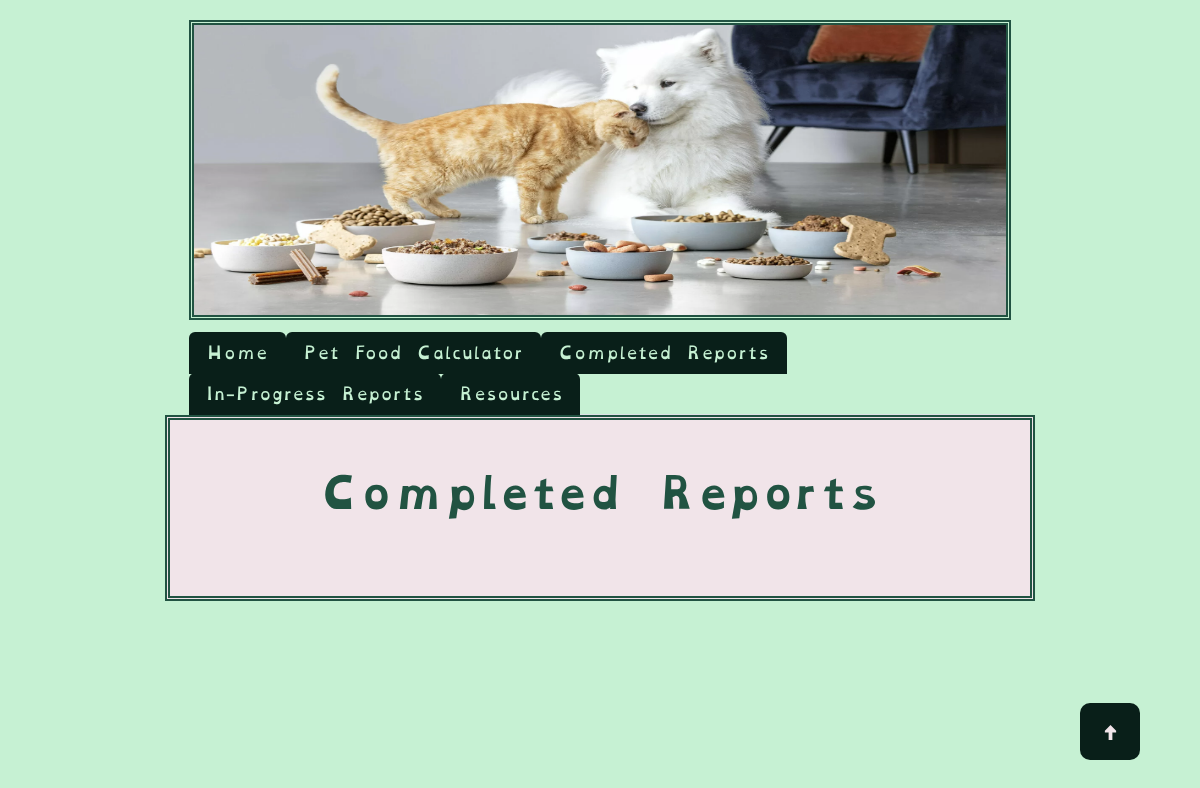
The page /finished_reports (signed in) on the database as committed earlier.
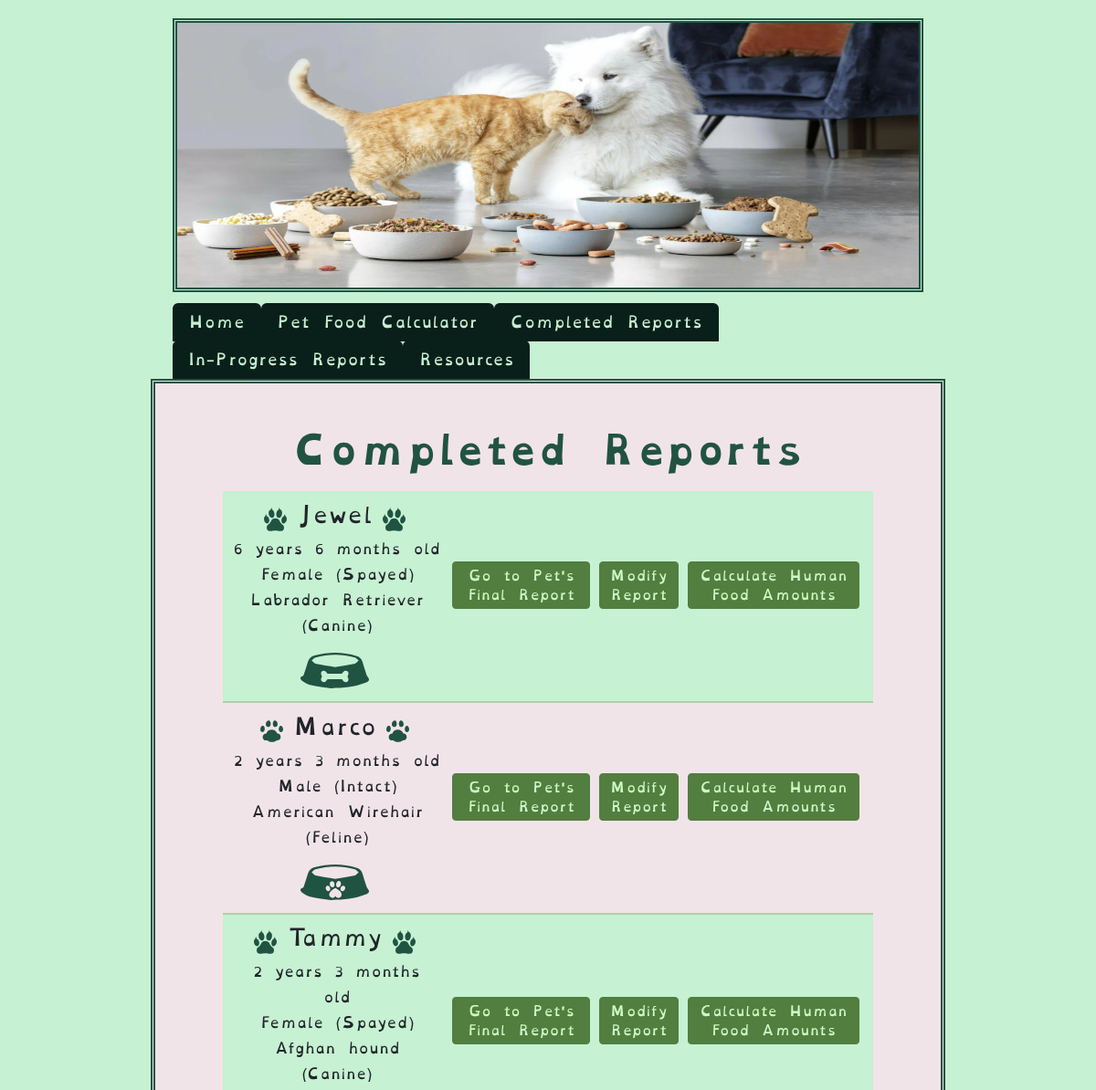
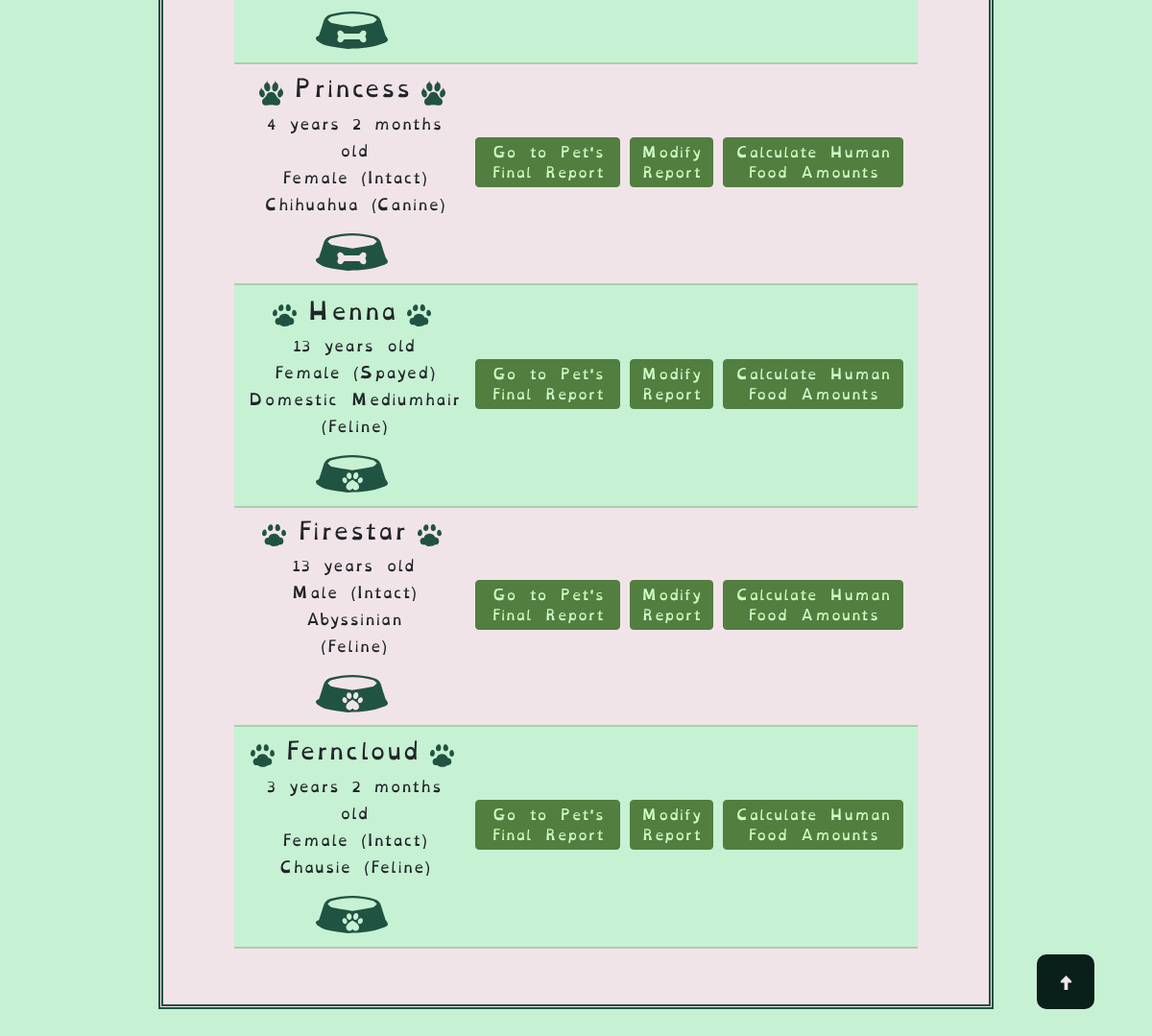
The same page on the database as committed later (2 pictures, top to bottom).
### tables this page shows
CREATE TABLE "pets" (
	"pet_id"	INTEGER UNIQUE,
	"owner_id"	INTEGER,
	"name"	VARCHAR(25) NOT NULL,
	"age_in_years"	INTEGER,
	"age_in_months"	INTEGER,
	"species"	VARCHAR(10) NOT NULL,
	"breed"	VARCHAR(25),
	"canine_breed_id"	INTEGER,
	"feline_breed_id"	INTEGER,
	"sex"	INTEGER,
	"bcs"	INTEGER,
	"weight"	FLOAT,
	"units"	VARCHAR(5),
	"converted_weight"	FLOAT,
	"converted_weight_units"	VARCHAR(5),
	"body_fat_percentage"	VARCHAR(5),
	"ideal_weight_lbs"	FLOAT,
	"ideal_weight_kgs"	FLOAT,
	"is_pediatric"	BOOL,
	"is_pregnant"	BOOL,
	"weeks_gestating"	INTEGER,
	"is_nursing"	BOOL,
	"litter_size"	INTEGER,
	"weeks_nursing"	INTEGER,
	"activity_level"	INTEGER,
	"rer"	FLOAT,
	"canine_der_factor_id"	INTEGER,
	"feline_der_factor_id"	INTEGER,
	"der"	FLOAT,
	"der_modifier"	FLOAT,
	"meals_per_day"	FLOAT,
	"current_food_kcal"	FLOAT,
	"current_food_form"	INTEGER,
	"second_food_kcal" FLOAT,
	"second_food_form" INTEGER,
	"sensitive_stomach" INTEGER,
	"food_transition" INTEGER,
	"transition_length" INTEGER,
	"rec_treat_kcal_per_day"	INTEGER,
	"current_food_amt_rec"	VARCHAR(15),
	"current_food_amt_per_meal"	VARCHAR(15),
	"date_of_first_report"	DATETIME,
	"most_recent_report_date"	DATETIME,
	PRIMARY KEY("pet_id" AUTOINCREMENT),
	FOREIGN KEY("owner_id") REFERENCES "users"("id"),
	FOREIGN KEY("canine_breed_id") REFERENCES "dog_breeds"("BreedID"),
	FOREIGN KEY("canine_der_factor_id") REFERENCES "canine_der_factors"("factor_id"),
	FOREIGN KEY("feline_breed_id") REFERENCES "cat_breeds"("BreedID"),
	FOREIGN KEY("feline_der_factor_id") REFERENCES "feline_der_factors"("factor_id"),
	FOREIGN KEY("sex") REFERENCES "reproductive_statuses"("sex_id"),
	FOREIGN KEY("activity_level") REFERENCES "activity_levels"("activity_id"),
	FOREIGN KEY("current_food_form") REFERENCES "food_forms"("form_id"),
	FOREIGN KEY("second_food_form") REFERENCES "food_forms"("form_id")
);

### main.py (the view)
@app.route("/finished_reports", methods=["GET", "POST"])
@login_required
def finished_reports():
    try:
        fi = FindInfo(session["user_id"])
        pet_list = fi.find_all_user_pets(session["user_id"])
    except Exception as e:
        flash(f"Unable to find pet list. Exception: {e}")
        return render_template("finished_reports.html")
    return render_template("finished_reports.html", pet_list=pet_list)

### find_info.py (called while the page is built)
    def pet_data_dictionary(self, user_id, pet_id) -> dict:
        if pet_id != 0 and user_id != 0:
            self.pet_data = db.execute(
                "SELECT * FROM pets WHERE owner_id = :user_id AND pet_id = :pet_id",
                user_id=user_id, pet_id=pet_id
            )
            if self.pet_data == None:
                print("The pet hasn't been added yet.")
        return self.pet_data

    def find_all_user_pets(self, user_id) -> dict:
        if user_id != None or user_id != 0:
            try:
                pet_list = db.execute(
                    "SELECT * FROM pets WHERE owner_id = :user",
                    user=user_id
                )
            except Exception as e:
                flash(f"Couldn't find pet list. Exception: {e}")
        return pet_list

### helpers.py (called while the page is built)
def login_required(f):
    @wraps(f)
    def decorated_funtion(*args, **kwargs):
        if session.get("user_id") == None:
            return redirect(url_for("login"))
        return f(*args, **kwargs)
    return decorated_funtion

### templates/finished_reports.html (shortened to what this page needs)
{% extends 'base.html' %}
{% block content %}
    <h1>Completed Reports</h1>
    <div class="row">
        {% if pet_list and pet_list.date_of_first_report != None %}
            <table class="final_report_table">
                <tbody>
                    {% for pet in pet_list %}
                        {% if pet.date_of_first_report != None %}
                            <tr class="table_info {% if loop.index0 % 2 == 0 %}even-row{% else %}odd-row{% endif %}">
                                <td class="pet_table_info">
                                    <div class="signalment_info">
                                        <div class="name_and_paws">
                                            {% if pet.species == "Canine" %}
                                                <img src="{{ url_for('static', filename='assets/svg/dogs/dog_paw.svg') }}" alt="A dog's pawprint" class="fr_paw">
                                            {% elif pet.species == "Feline" %}
                                                <img src="{{ url_for('static', filename='assets/svg/cats/cat_paw.svg') }}" alt="A cat's pawprint" class="fr_paw">
                                            {% endif %}
                                            <h4>{{ pet.name }}</h4>
                                            {% if pet.species == "Canine" %}
                                                <img src="{{ url_for('static', filename='assets/svg/dogs/dog_paw.svg') }}" alt="A dog's pawprint" class="fr_paw">
                                            {% elif pet.species == "Feline" %}
                                                <img src="{{ url_for('static', filename='assets/svg/cats/cat_paw.svg') }}" alt="A cat's pawprint" class="fr_paw">
                                            {% endif %}
                                            </div>
                                            <div class="sig_fr">
                                                {% if pet.age_in_years == 0 and pet.age_in_months == 1 %}
                                                    {{ pet.age_in_months }} month old
                                                {% elif pet.age_in_years == 0 and pet.age_in_months > 1 %}
                                                    {{ pet.age_in_months }} months old
                                                {% elif pet.age_in_years == 1 and pet.age_in_months == 0 %}
                                                    {{ pet.age_in_years }} year old
                                                {% elif pet.age_in_years == 1 and pet.age_in_months == 1 %}
                                                    {{ pet.age_in_years }} year {{ pet.age_in_months }} month old
                                                {% elif pet.age_in_years == 1 and pet.age_in_months > 1 %}
                                                    {{ pet.age_in_years }} year {{ pet.age_in_months }} months old
                                                {% elif pet.age_in_years > 1 and pet.age_in_months == 0 %}
                                                    {{ pet.age_in_years }} years old
                                                {% elif pet.age_in_years > 1 and pet.age_in_months == 1 %}
                                                    {{ pet.age_in_years }} years {{ pet.age_in_months }} month old
                                                {% elif pet.age_in_years > 1 and pet.age_in_months > 1 %}
                                                    {{ pet.age_in_years }} years {{ pet.age_in_months }} months old
                                                {% endif %}
                                                <div class="sig_sex">
                                                    {% if pet.sex == 1 %}
                                                        Female (Intact)
                                                    {% elif pet.sex == 2 %}
                                                        Female (Spayed)
                                                    {% elif pet.sex == 3 %}
                                                        Male (Intact)
                                                    {% elif pet.sex == 4 %}
                                                        Male (Neutered)
                                                    {% endif %}
                                                </div>
                                                {{ pet.breed }} ({{ pet.species }})
                                            </div>
                                            {% if pet.species == "Feline" %}
                                                <img src="{{ url_for('static', filename='assets/svg/food_bowl.svg') }}" alt="A bowl with a pawprint" class="fr_bowl">
                                            {% elif pet.species == "Canine" %}
                                                <img src="{{ url_for('static', filename='assets/svg/dog_food_bowl.svg') }}" alt="A bowl with a bone" class="fr_bowl">
                                            {% endif %}
                                        </div>
                                    </div>
                                </td>
                                <td class="button_table_info">
                                    <div class="button-container-fr">
                                        <a href="{{ url_for('completed_report', pet_id=pet.pet_id) }}">
                                            <button type="button" class="btn btn-secondary btn-sm">Go to Pet's Final Report</button>
                                        </a>
                                        <a href="{{ url_for('edit_info', pet_id=pet.pet_id) }}">
                                            <button type="button" class="btn btn-secondary btn-sm">Modify Report</button>
                                        </a>
                                        <a href="{{ url_for('human_foods.search_human_foods', pet_id=pet.pet_id) }}">
                                            <button type="button" class="btn btn-secondary btn-sm">Calculate Human Food Amounts</button>
                                        </a>
                                    </div>
                                </td>
                            </tr>
                        {% endif %}
                    {% endfor %}
                </tbody>
            </table>
        {% endif %}
        <button onclick="scrollToTop()" id="top" title="Go to Top">
            <img src="{{ url_for('static', filename='assets/svg/arrow.svg') }}" class="arrow" alt="^"/>
        </button>
    </div>
{% endblock %}

### templates/base.html (shortened to what this page needs)
<!DOCTYPE html>
<html lang="en">
  <head>
    {% block styles %}
    <link href="https://cdn.jsdelivr.net/npm/bootstrap@5.3.3/dist/css/bootstrap.min.css" rel="stylesheet">
    <link
      href="{{ url_for('static', filename='css/styles.css') }}"
      rel="stylesheet"
    />
    {% endblock %}
    <img class="header-img" alt="a cat and dog nuzzling amongst several different bowls of food" src="/static/assets/img/dog-cat.png">
    {% if session["user_id"] %}
    <nav id="navbar">
      <ul class="nav nav-tabs" id="tabList" role="tablist">
        <li><a class="nav-link" id="nav-home-tab" href="{{ url_for('home') }}">Home</a></li>
        <li><a class="nav-link" id="nav-pfc-tab" href="{{ url_for('pet_info') }}">Pet Food Calculator</a></li>
        <li><a class="nav-link" id="nav-pets-tab" href="{{ url_for('finished_reports') }}">Completed Reports</a></li>
        <li><a class="nav-link" id="nav-pets-tab" href="{{ url_for('wip_reports') }}">In-Progress Reports</a></li>
        <li><a class="nav-link" id="nav-pets-tab" href="{{ url_for('resources') }}">Resources</a></li>
      </ul>
    {% endif %}
    </nav>
  </head>
  <body>
    <div class="container-lg">
      {% block content %}
      {% endblock %}
    </div>
  </body>
</html>

### static/css/styles.css (style rules this page uses)
:root { --white: #f1e4e9; --pale_white_green: #c6f1d3; --lighter_white_green: #d1f7dc; --pale_sky_blue: #70abad; --light_sky: #70c2c3; --green_black: #091f19; --deep_blue_green: #215342; --light_lime: #7CFF6B; --darker_lime_transparent: #568b3fe5; --darker_lime: #527e3f; }
body { background-color: var(--pale_white_green); padding: 20px; margin-left: auto; margin-right: auto; font-family: "OpenDyslexic", "Arvo"; font-size: 2vh; }
h1 { color: var(--deep_blue_green); font-weight: 700; padding-bottom: 1vw; width: 80%; word-wrap: break-word; }
h1, h2 { color: var(--deep_blue_green); }
h1, h2, h3 { margin-left: auto; margin-right: auto; text-align: center; }
h1, h2, h3 { font-family: "OpenDyslexicBold", "Arvo"; }
h4 { display: inline-block; justify-content: flex-end; padding-right: 10px; padding-left: 10px; font-size: 23px; }
.final_report_table { width: 950px; margin-left: auto; margin-right: auto; }
.even-row, .table_info.even-row, .th.even-row { background-color: var(--pale_white_green); }
.odd-row { background-color: var(--lighter_white_green); }
.table_info.odd-row { background-color: var(--white); }
.table_info { height: 200px; border-bottom: 2px solid #568b3f50; }
.pet_table_info { display: flex; align-items: center; justify-content: center; height: 100%; }
.signalment_info { display: flex; flex-direction: column; padding-bottom: 1vh; }
.name_and_paws { display: flex; flex-direction: row; margin-left: auto; margin-right: auto; padding-top: 5%; }
.button_table_info { height: 100%; }
.sig_fr { text-align: center; font-size: 15px; text-wrap: 500px; padding-bottom: 2vh; line-height: normal; padding-left: 2%; }
a { color: var(--darker_lime); }
.btn { background-color: var(--green_black); border-color: var(--green_black); --bs-btn-active-color: var(--deep_blue_green); --bs-btn-active-border-color: var(--deep_blue_green); --bs-btn-hover-bg: var(--deep_blue_green); --bs-btn-hover-border-bg: var(--deep_blue_green); color: var(--pale_white_green); text-align: center; margin: 5px; position: relative; margin-top: 1vw; }
.btn-sm { color: #cdfcc7; min-height: 2em; font-weight: 500; background-color: var(--darker_lime); border-color: var(--darker_lime); margin-bottom: 1vw; --bs-btn-active-color: var(--darker_lime_transparent); --bs-btn-active-border-color: var(--darker_lime_transparent); --bs-btn-hover-bg: var(--darker_lime_transparent); --bs-btn-hover-border-bg: var(--darker_lime_transparent); }
.button-container, .button-container-fr { display: flex; justify-content: center; }
.button-container-fr { padding-bottom: 3vh; padding-right: 2%; }
.header-img { margin-bottom: 10px; border: 5px var(--deep_blue_green); border-style: double; width: 68.5vw; height: 25vw; display: block; margin-left: auto; margin-right: auto; }
.container-lg { position: relative; border: 5px var(--deep_blue_green); border-style: double; padding: 50px; display: block; margin-left: auto; margin-right: auto; width: 75%; margin-bottom: 20px; background-color: var(--white); font-family: 'OpenDyslexic', 'Courier New'; font-optical-sizing: auto; font-weight: 300; font-style: normal; font-size: 50px; justify-content: space-between; }
.nav { margin-top: 1vw; }
.nav.nav-tabs { width: 68.5vw; margin-left: auto; margin-right: auto; --bs-navbar-color: var(--deep_blue_green); }
#nav-home-tab, #nav-pfc-tab, #nav-pets-tab { background-color: var(--green_black); color: var(--pale_white_green); }
.row { display: flex; flex-wrap: wrap; margin-left: 2vw; margin-right: 2vw; font-size: 20px; padding-bottom: 1vh; }
.fr_bowl { width: 75px; margin-left: auto; margin-right: auto; padding-bottom: 2%; }
.fr_paw { width: 25px; display: inline-block; }
#top { position: fixed; width: 5%; bottom: 5vh; right: 5vw; z-index: 99; border: none; outline: none; color: var(--white); background-color: var(--green_black); cursor: pointer; padding: 15px; border-radius: 10px; font-size: 18px; }
#top .arrow { width: 50%; }

Rows that differ between the two databases and show on the page:
now on this page (row edited): pets: name "Jewel", age_in_years "6", age_in_months "6", shows "Female (Spayed)", breed "Labrador Retriever", species "Canine"
added pets: name "Marco", age_in_years "2", age_in_months "3", shows "Male (Intact)", breed "American Wirehair", species "Feline"
added pets: name "Tammy", age_in_years "2", age_in_months "3", shows "Female (Spayed)", breed "Afghan hound", species "Canine"
added pets: name "Princess", age_in_years "4", age_in_months "2", shows "Female (Intact)", breed "Chihuahua", species "Canine"
added pets: name "Henna", age_in_years "13", shows "Female (Spayed)", breed "Domestic Mediumhair", species "Feline"
added pets: name "Firestar", age_in_years "13", shows "Male (Intact)", breed "Abyssinian", species "Feline"
added pets: name "Ferncloud", age_in_years "3", age_in_months "2", shows "Female (Intact)", breed "Chausie", species "Feline"
